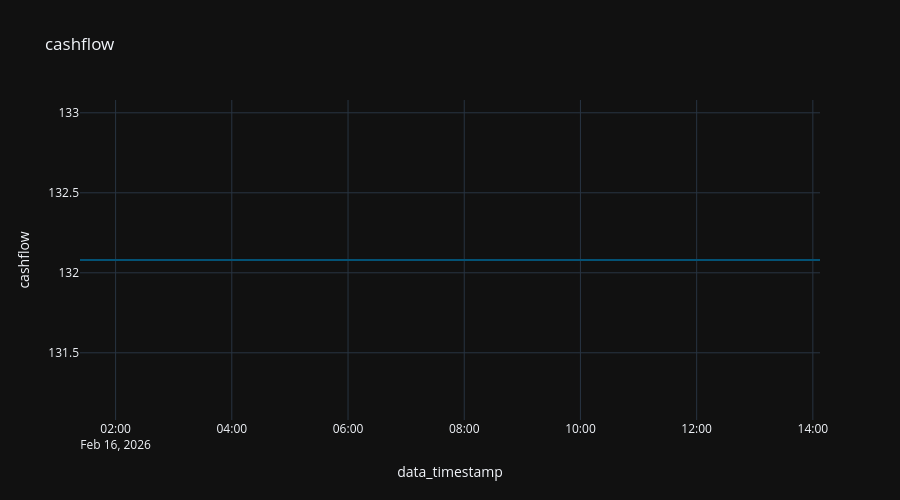

Here is the notebook cell this chart was saved with:
### Code cell
x = df[df['ticker'] == asset_ticker][['data_timestamp', 'cashflow', 'ticker']].sort_values(by="data_timestamp")

fig = px.line (
  x,
  "data_timestamp",
  "cashflow",
  title="cashflow"
#   color_discrete_sequence="Tealgrn_r",
)

fig.update_layout (
  height=500,
)
